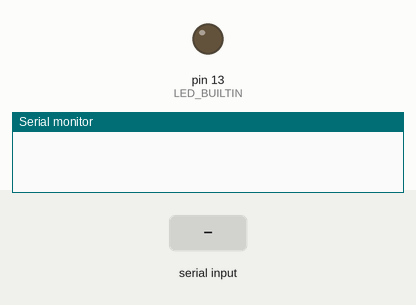
Bench run of a sketch on a simulated Arduino Uno, built with avr-gcc and run on an emulated ATmega328P. Parts: output pins drawn as LEDs (lit = HIGH), the last lines printed to the serial monitor. The test bench sets the inputs (shaded band). Random numbers use the default seed unless the sketch sets one.

Above: at 1.2 s.
1.3 s: "1" received over Serial
At 2.5 s:
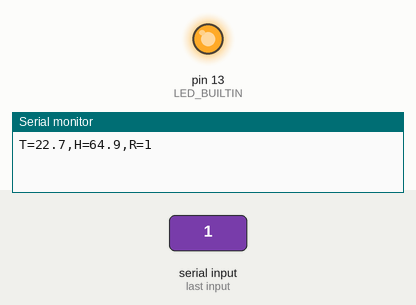
2.8 s: "0" received over Serial
At 3.7 s:
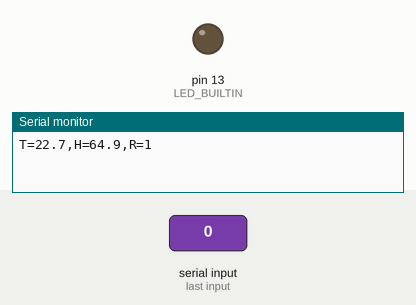
4.3 s: "2" received over Serial
At 4.9 s:
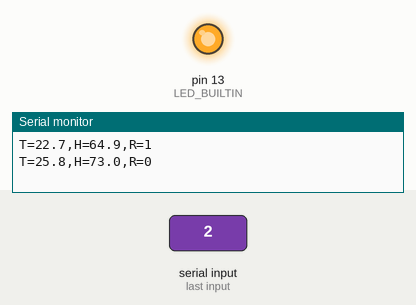
Timing chart, 0 to 7.3 s (numbered marks = the images above; inputs shaded):
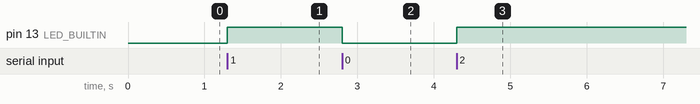

The sketch:

rs485_uno_test.ino
```cpp
// Uno as a fake RS485 weather sender on the HARDWARE UART (D0/D1).
// Wiring: module VCC->5V, module TXD->D0 (RX), module RXD->D1 (TX), module GND->GND.
// D0/D1 are shared with USB: unplug those two wires while uploading.
// LED 13 blinks on every byte received back (the ESP's "OK").
void setup() {
  Serial.begin(9600);  // must match uart: baud_rate in the ESP yaml
  pinMode(LED_BUILTIN, OUTPUT);
}
void loop() {
  static uint32_t last = 0;
  if (millis() - last > 2000) {
    last = millis();
    Serial.print("T="); Serial.print(25 + random(-30, 30) / 10.0, 1);
    Serial.print(",H="); Serial.print(70 + random(-100, 100) / 10.0, 1);
    Serial.print(",R="); Serial.println(random(2));
  }
  if (Serial.available()) {
    Serial.read();
    digitalWrite(LED_BUILTIN, !digitalRead(LED_BUILTIN));
  }
}
```

Measured:
- after the input at 1.3 s, pin 13 (LED_BUILTIN): LOW → HIGH at once
- after the input at 2.8 s, pin 13 (LED_BUILTIN): HIGH → LOW at once
- after the input at 4.3 s, pin 13 (LED_BUILTIN): LOW → HIGH at once
